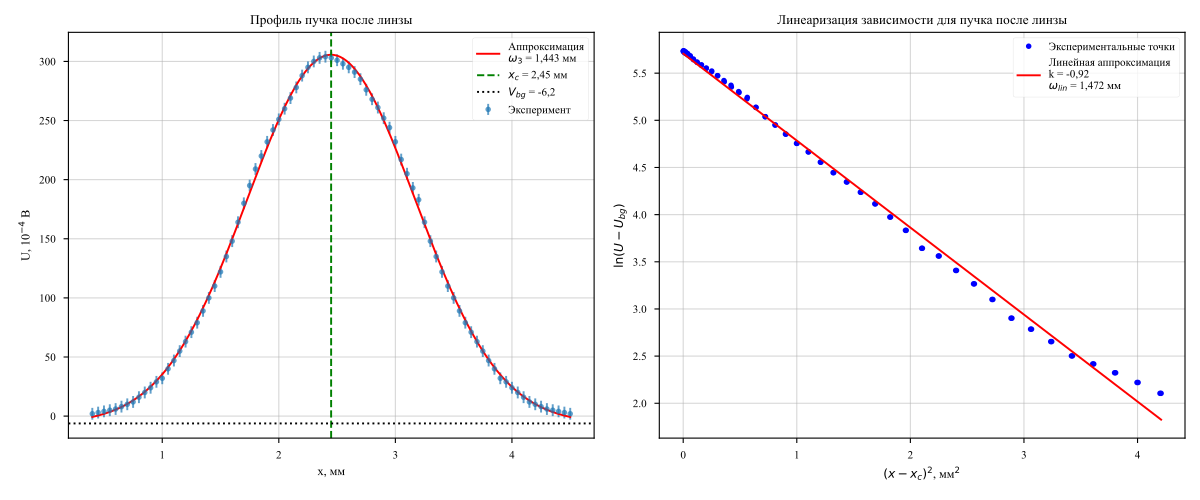

Write Python code to recreate this figure.
import numpy as np
import matplotlib.pyplot as plt
from scipy.optimize import curve_fit, fsolve
import warnings

warnings.filterwarnings('ignore')

# Настройка стиля графиков
plt.style.use('seaborn-v0_8-paper')
plt.rcParams['font.family'] = 'serif'
plt.rcParams['font.serif'] = ['Times New Roman', 'DejaVu Serif']
plt.rcParams['axes.unicode_minus'] = False

# Вспомогательная функция для форматирования чисел с запятой
def fmt(val, decimals=4):
    return f"{val:.{decimals}f}".replace('.', ',')

# =============================================================================
# 1. Ввод данных и констант
# =============================================================================
# Расстояния в мм
d1 = 320.0       # от лазера до линзы (32 см)
z_det = 492.0    # от лазера до фотоприёмника (49,2 см)
d2 = z_det - d1  # от линзы до фотоприёмника (17,2 см = 172 мм)

# Данные измерения с линзой
x3 = np.array([0.4, 0.45, 0.5, 0.55, 0.6, 0.65, 0.7, 0.75, 0.8, 0.85, 0.9, 0.95, 1, 1.05, 1.1, 1.15, 1.2, 1.25, 1.3, 1.35, 1.4, 1.45, 1.5, 1.55, 1.6, 1.65, 1.7, 1.75, 1.8, 1.85, 1.9, 1.95, 2, 2.05, 2.1, 2.15, 2.2, 2.25, 2.3, 2.35, 2.4, 2.45, 2.5, 2.55, 2.6, 2.65, 2.7, 2.75, 2.8, 2.85, 2.9, 2.95, 3, 3.05, 3.1, 3.15, 3.2, 3.25, 3.3, 3.35, 3.4, 3.45, 3.5, 3.55, 3.6, 3.65, 3.7, 3.75, 3.8, 3.85, 3.9, 3.95, 4, 4.05, 4.1, 4.15, 4.2, 4.25, 4.3, 4.35, 4.4, 4.45, 4.5])
V3 = np.array([2, 3, 4, 5, 6, 8, 10, 12, 16, 20, 24, 29, 32, 40, 47, 55, 63, 71, 79, 89, 100, 110, 122, 135, 148, 164, 180, 195, 209, 220, 232, 242, 251, 260, 269, 278, 288, 295, 300, 303, 304, 303, 301, 298, 295, 291, 285, 276, 268, 261, 252, 244, 232, 217, 205, 193, 183, 164, 148, 135, 122, 110, 100, 89, 79, 71, 63, 55, 47, 40, 32, 29, 24, 20, 16, 12, 10, 8, 6, 5, 4, 3, 2])

# Погрешности
dx = 0.01      # мм
dV = 5.0       # 5 * 10^(-4) В
dd = 1.0       # погрешность расстояний, мм

# Параметры лазера и перетяжки (ОБНОВЛЕНО на основе точного расчёта!)
lambda_m = 0.6328e-3  # мм
omega_0 = 0.1333      # мм
z_0 = 655.3           # мм (65.53 см * 10)
d_omega_0 = 0.0010    # мм
d_z_0 = 0.7           # мм (0.07 см * 10)

# =============================================================================
# 2. Аппроксимация профиля пучка после линзы
# =============================================================================
def gaussian(x, V0, xc, omega, Vbg):
    return V0 * np.exp(-2 * (x - xc)**2 / omega**2) + Vbg

V0_guess = np.max(V3) - np.min(V3)
xc_guess = x3[np.argmax(V3)]
omega_guess = 1.0 
Vbg_guess = np.min(V3)

p0 = [V0_guess, xc_guess, omega_guess, Vbg_guess]
popt, pcov = curve_fit(gaussian, x3, V3, p0=p0, sigma=np.full_like(V3, dV), absolute_sigma=True)
V0, xc3, omega_3, Vbg3 = popt
d_omega_3 = np.sqrt(np.diag(pcov))[2]

print("--- Результаты для пучка ПОСЛЕ линзы ---")
print(f"Центр пучка xc = {fmt(xc3, 3)} +/- {fmt(np.sqrt(np.diag(pcov))[1], 3)} мм")
print(f"Радиус пучка omega_3 = {fmt(omega_3, 4)} +/- {fmt(d_omega_3, 4)} мм")
print(f"Фоновый сигнал Vbg = {fmt(Vbg3, 1)}\n")

# =============================================================================
# 3. Расчёт фокусного расстояния линзы (закон ABCD)
# =============================================================================
def equation_for_f(f, z_L, z_R, d2, lambda_m, omega_3):
    """
    Возвращает разницу между расчётной и целевой мнимой частью 1/q3
    """
    if abs(f) < 1e-6:
        return 1e6
    
    # q1: параметр пучка непосредственно перед линзой
    q1 = z_L + 1j * z_R
    
    # q2: параметр пучка непосредственно после линзы
    # 1/q2 = 1/q1 - 1/f
    q2 = 1 / (1/q1 - 1/f)
    
    # q3: параметр пучка на детекторе (пропагация на d2)
    q3 = q2 + d2
    
    # Мнимая часть 1/q3 должна быть равна -lambda / (pi * omega_3^2)
    im_inv_q3_calc = - (q3.imag / (abs(q3)**2))
    im_inv_q3_target = - lambda_m / (np.pi * omega_3**2)
    
    return im_inv_q3_calc - im_inv_q3_target

# Расстояние от перетяжки до линзы (линза стоит ДО перетяжки, поэтому z_L < 0)
z_L = d1 - z_0
# Рэлеевская длина
z_R = np.pi * omega_0**2 / lambda_m

# Решаем уравнение для f. 
f_sol = fsolve(equation_for_f, x0=100.0, args=(z_L, z_R, d2, lambda_m, omega_3))[0]

print("--- Расчёт параметров линзы ---")
print(f"Расстояние от перетяжки до линзы z_L = {fmt(z_L, 2)} мм")
print(f"Рэлеевская длина z_R = {fmt(z_R, 4)} мм")
print(f"Найденное фокусное расстояние f = {fmt(f_sol, 2)} мм\n")

# =============================================================================
# 4. Оценка погрешности f методом Монте-Карло
# =============================================================================
N_mc = 5000
f_samples = []

for _ in range(N_mc):
    # Генерируем случайные значения в пределах погрешностей
    d1_mc = np.random.normal(d1, dd)
    z_det_mc = np.random.normal(z_det, dd)
    d2_mc = z_det_mc - d1_mc
    
    omega_0_mc = np.random.normal(omega_0, d_omega_0)
    z_0_mc = np.random.normal(z_0, d_z_0)
    omega_3_mc = np.random.normal(omega_3, d_omega_3)
    
    z_L_mc = d1_mc - z_0_mc
    z_R_mc = np.pi * omega_0_mc**2 / lambda_m
    
    try:
        # Ищем корень, начиная с предыдущего решения
        f_mc = fsolve(equation_for_f, x0=f_sol, args=(z_L_mc, z_R_mc, d2_mc, lambda_m, omega_3_mc))[0]
        # Фильтруем физически осмысленные положительные значения (для собирающей линзы)
        if 10 < f_mc < 1000: 
            f_samples.append(f_mc)
    except:
        continue

d_f = np.std(f_samples)
print(f"Погрешность фокусного расстояния (Монте-Карло): df = {fmt(d_f, 2)} мм")
print(f"Итоговое f = {fmt(f_sol, 2)} +/- {fmt(d_f, 2)} мм\n")

# =============================================================================
# 5. Построение графиков
# =============================================================================
fig, axs = plt.subplots(1, 2, figsize=(12, 5))

# График 1: Исходные данные + аппроксимация
x_fit3 = np.linspace(min(x3), max(x3), 300)
axs[0].errorbar(x3, V3, yerr=dV, fmt='o', label='Эксперимент', markersize=4, alpha=0.7)
axs[0].plot(x_fit3, gaussian(x_fit3, *popt), 'r-', label=f'Аппроксимация\n$\\omega_3$ = {fmt(omega_3, 3)} мм')
axs[0].axvline(xc3, color='g', linestyle='--', label=f'$x_c$ = {fmt(xc3, 2)} мм')
axs[0].axhline(Vbg3, color='k', linestyle=':', label=f'$V_{{bg}}$ = {fmt(Vbg3, 1)}')
axs[0].set_title('Профиль пучка после линзы')
axs[0].set_xlabel('x, мм')
axs[0].set_ylabel('U, 10$^{-4}$ В')
axs[0].legend()
axs[0].grid(True, alpha=0.5)

# График 2: Линеаризация
mask3 = V3 > Vbg3 + 5
x_shifted3 = x3[mask3] - xc3
y_lin3 = np.log(V3[mask3] - Vbg3)
x_lin3 = x_shifted3**2

B3, A3 = np.polyfit(x_lin3, y_lin3, 1)
omega_3_lin = np.sqrt(-2 / B3)

axs[1].plot(x_lin3, y_lin3, 'bo', markersize=4, label='Экспериментальные точки')
axs[1].plot(x_lin3, A3 + B3 * x_lin3, 'r-', label=f'Линейная аппроксимация\nk = {fmt(B3, 2)}\n$\\omega_{{lin}}$ = {fmt(omega_3_lin, 3)} мм')
axs[1].set_title('Линеаризация зависимости для пучка после линзы')
axs[1].set_xlabel('$(x - x_c)^2$, мм$^2$')
axs[1].set_ylabel(r'$\ln(U - U_{bg})$')
axs[1].legend()
axs[1].grid(True, alpha=0.5)

plt.tight_layout()
plt.savefig('lens_beam_profile.png', dpi=300)
print("График сохранён в файл 'lens_beam_profile.png'")

plt.show()
